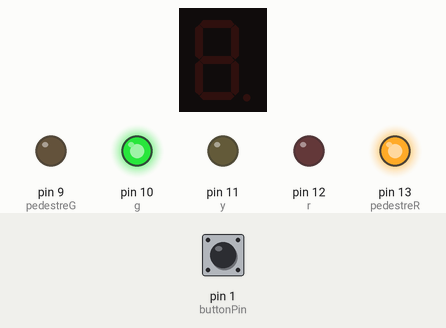
A sketch run on a simulated Arduino Uno, built with avr-gcc and run on an emulated ATmega328P. On the bench: 1-digit seven-segment display, output pins drawn as LEDs (lit = HIGH). Wiring (inferred from the names in the program): 1-digit 7-segment display, segments lit when HIGH: segments pin 2, pin 3, pin 4, pin 5, pin 6, pin 7, pin 8. The inputs (shaded band) are chosen by the test bench; at power-on: pin 1 (buttonPin) LOW. The segment pins are drawn as the display they are named for; pins used as bus, display or sensor lines are not drawn.

Above: at 1.2 s.
1.3 s: pin 1 (buttonPin) pulled HIGH for 0.15 s
At 1.7 s:
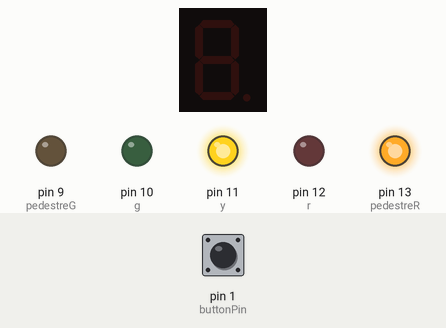
10.4 s: pin 1 (buttonPin) pulled HIGH for 3.2 s
At 10.4 s:
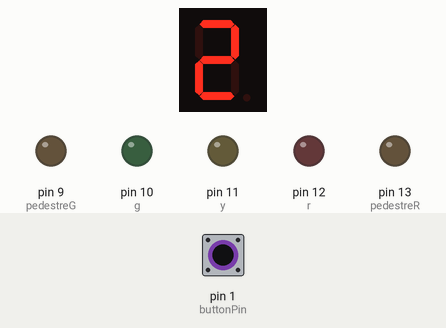
At 15.2 s:
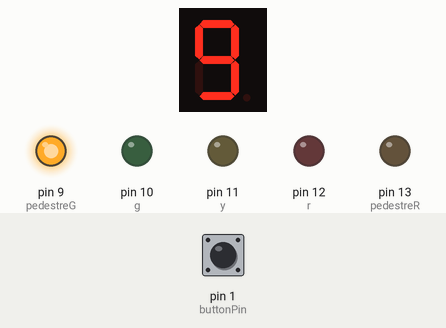
Timing chart, 0 to 16.7 s (numbered marks = the images above; inputs shaded):
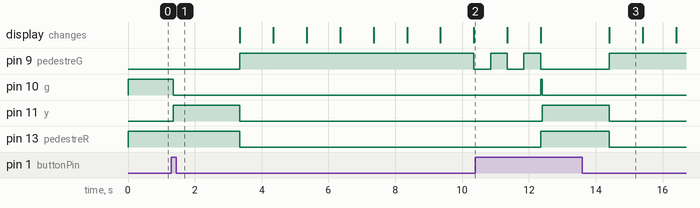

The sketch:

AA4.ino
```cpp
byte g = 10; //LED Verde
byte y = 11; //LED Amarelo
byte r = 12; //LED Vermelho

byte pinosDisplay[] = { 2, 3, 4, 5, 6, 7, 8 };

byte pedestreG = 9;
byte pedestreR = 13;

int buttonPin = 1;  // define o pino do botão
int estadoButton;  // Armazena o estado atual do botão

int digitosValue[11][8] = {
  { 0, 0, 0, 0, 0, 0, 0 },  // 0
  { 0, 1, 1, 0, 0, 0, 0 },  // 1
  { 1, 1, 0, 1, 1, 0, 1 },  // 2
  { 1, 1, 1, 1, 0, 0, 1 },  // 3
  { 0, 1, 1, 0, 0, 1, 1 },  // 4
  { 1, 0, 1, 1, 0, 1, 1 },  // 5
  { 1, 0, 1, 1, 1, 1, 1 },  // 6
  { 1, 1, 1, 0, 0, 0, 0 },  // 7
  { 1, 1, 1, 1, 1, 1, 1 },  // 8
  { 1, 1, 1, 1, 0, 1, 1 },  // 9
  { 0, 0, 0, 0, 0, 0, 0,},  // Desligado
};


void setup() {
  // define os pinos como output
  for (int i = 0; i < 14; i++) {
    pinMode(pinosDisplay[6], OUTPUT);
  }
  for (int i = 2; i <14; i++){
  pinMode(i,OUTPUT);
  }

  pinMode(buttonPin, INPUT);  // Define o pino do botão como entrada
  digitalWrite(g, HIGH);


}

void loop() {
  // Lê o estado atual do botão
  estadoButton = digitalRead(buttonPin);

  // Acende apenas o led VERDE Semáforo
  digitalWrite(g, HIGH);
  digitalWrite(y, LOW);
  digitalWrite(r, LOW);
  digitalWrite(pedestreR, HIGH);
  digitalWrite(pedestreG, LOW);


  // Verifica se o botão foi apertado
  if (estadoButton == HIGH) {
    delay(50); // Debounce delay

    digitalWrite(g, LOW);
    digitalWrite(y, HIGH);
    digitalWrite(r, LOW);
    delay(2000);  // Delay de 2 segundos

    digitalWrite(g, LOW);
    digitalWrite(y, LOW);
    digitalWrite(r, HIGH);
    digitalWrite(pedestreR, LOW);
    digitalWrite(pedestreG, HIGH);


    for (int i = 9; i > 0 ; i--){
      printDig(i);

      if(i < 3){
        digitalWrite(pedestreG, LOW);
        delay(500);
        digitalWrite(pedestreG, HIGH);
        delay(500);
      }else {
        delay(1000);  // Delay de 1 segundos
      }
    }
    printDig(10);
  }
}

void printDig(int dig) {
  // varre o array de pinos, para ligar cada numero na ordem do array
  for (int i = 0; i < 8; i++) {
    digitalWrite(pinosDisplay[i], digitosValue[dig][i]);
  }
}
```

Measured:
- after the input at 1.3 s, pin 9 (pedestreG): LOW → HIGH after 2.1 s, → LOW 7.0 s later; pin 10 (g): HIGH → LOW after 0.05 s; pin 11 (y): LOW → HIGH after 0.05 s, → LOW 2.0 s later; pin 13 (pedestreR): HIGH → LOW after 2.1 s
- after the input at 10.4 s, pin 11 (y): LOW → HIGH after 2.0 s, → LOW 2.0 s later
- what the display in image 3 shows lasts 1.0 s, from 14.4 s to 15.4 s
